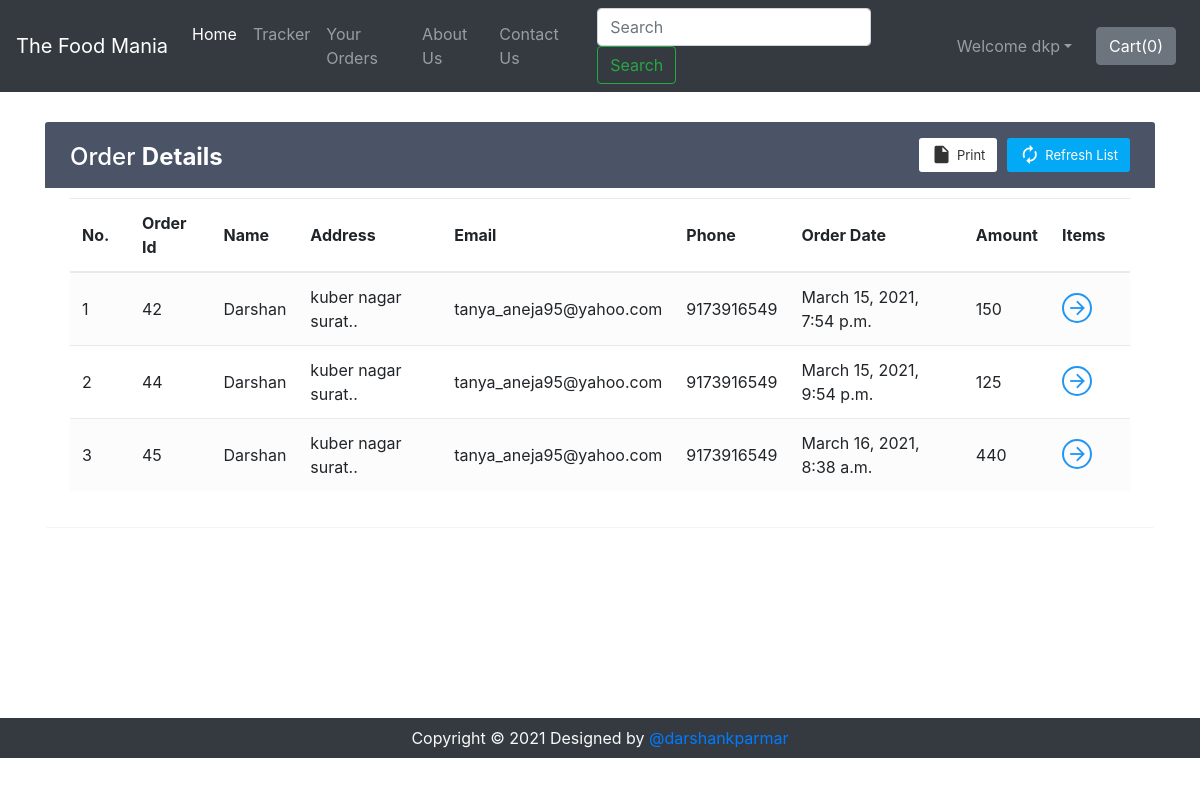
Page /shop/orderView/ (signed in) on the earlier database version.
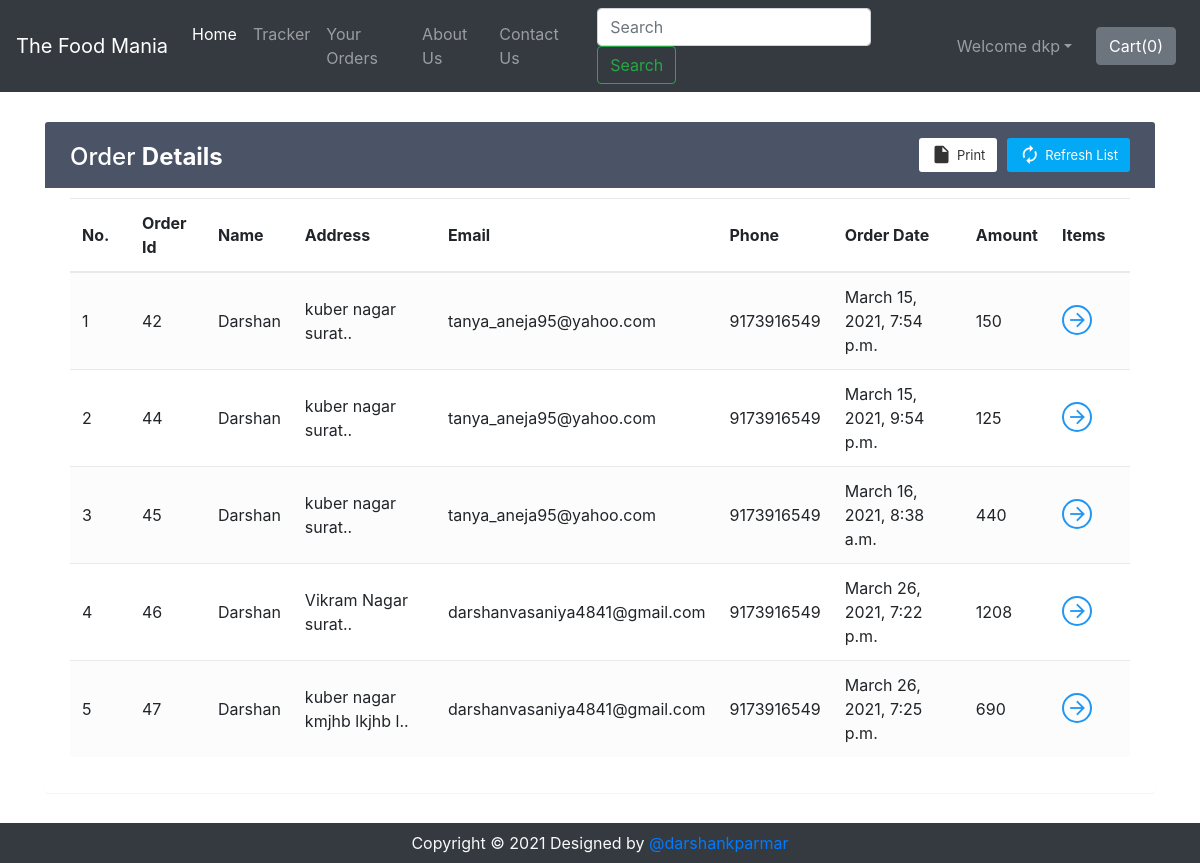
Same page on the later database version.
### shop/views.py (the view)
def orderView(request):
    if request.user.is_authenticated:
        current_user = request.user
        orderHistory = Orders.objects.filter(userId=current_user.id)
        if len(orderHistory) == 0:
            messages.info(request, "You have not ordered.")
            return render(request, 'shop/orderView.html')
        return render(request, 'shop/orderView.html', {'orderHistory': orderHistory})
    return render(request, 'shop/orderView.html')

### shop/templates/shop/orderView.html (shortened to what this page needs)
{% extends 'shop/basic.html' %}
{% block body %}
{% if user.is_authenticated %}
<div class="container" id="cont">
    <div class="table-wrapper">
        <div class="table-title">
            <div class="row">
                <div class="col-sm-4">
                    <h2>Order <b>Details</b></h2>
                </div>
                <div class="col-sm-8">
                    <a href="" class="btn btn-primary"><i class="material-icons">&#xE863;</i> <span>Refresh List</span></a>
                    <a href="#" onclick="window.print()" class="btn btn-info"><i class="material-icons">&#xE24D;</i> <span>Print</span></a>
                </div>
            </div>
        </div>
        <table class="table table-striped table-hover">
            <thead>
                <tr>
                    <th>No.</th>
                    <th>Order Id</th>
                    <th>Name</th>
                    <th>Address</th>
                    <th>Email</th>
                    <th>Phone</th>
                    <th>Order Date</th>
                    <th>Amount</th>
                    <th>Items</th>
                </tr>
            </thead>
            <tbody>
                {% for i in orderHistory %}
                <tr>
                    <td class="count"></td>
                    <td>{{i.order_id}}</td>
                    <td>{{i.name}}</td>
                    <td data-toggle="tooltip" title="{{i.address}}">{{i.address|slice:"0:25"}}..</td>
                    <td>{{i.email}}</td>
                    <td>{{i.phone}}</td>
                    <td>{{i.timestamp}}</td>
                    <td>{{i.amount}}</td>
                    <td><a href="#" id="click{{i.order_id}}" class="view" title="View Details"><i class="material-icons">&#xE5C8;</i></a></td>
                </tr>
                {% endfor %}
            </tbody>
        </table>
    </div>
</div>
{% else %}
    <div id="cont2">
        <div class="alert alert-info">
            <font style="font-size:22px"><center>You need to <strong><a class="alert-link" data-toggle="modal" data-target="#loginModal">Login</a></strong></center></font>
        </div>
    </div>
{% endif %}
{% endblock %}

### shop/templates/shop/basic.html (shortened to what this page needs)
<!doctype html>
<html lang="en">
  <head>
    <link rel="stylesheet" href="https://stackpath.bootstrapcdn.com/bootstrap/4.2.1/css/bootstrap.min.css">
    <link rel="stylesheet" href="https://stackpath.bootstrapcdn.com/bootstrap/4.3.1/css/bootstrap.min.css">
    <link rel="stylesheet" href="https://use.fontawesome.com/releases/v5.8.2/css/all.css">
  </head>
  <body>
    <nav class="navbar navbar-expand-lg navbar-dark bg-dark">
      <a class="navbar-brand" href="/shop">The Food Mania</a>
      <div class="collapse navbar-collapse" id="navbarSupportedContent">
        <ul class="navbar-nav mr-auto">
          <li class="nav-item active">
            <a class="nav-link" href="/shop">Home <span class="sr-only">(current)</span></a>
          </li>
          <li class="nav-item">
            <a class="nav-link" href="/shop/tracker">Tracker</a>
          </li>
          <li class="nav-item">
            <a class="nav-link" href="/shop/orderView/">Your Orders</a>
          </li>
          <li class="nav-item">
            <a class="nav-link" href="/shop/about">About Us</a>
          </li>
          <li class="nav-item">
            <a class="nav-link" href="/shop/contact">Contact Us</a>
          </li>
        </ul>
        <form method="get" action="/shop/search" class="form-inline my-2 my-lg-0 mx-3">
          <input class="form-control mr-sm-2" type="search" name="search" id="search" placeholder="Search" aria-label="Search" required>
          <button class="btn btn-outline-success my-2 my-sm-0" type="submit">Search</button>
        </form>
        {% if user.is_authenticated %}
        <ul class="navbar-nav mr-2">
          <li class="nav-item dropdown">
            <a class="nav-link dropdown-toggle" href='#' id="navbarDropdown" role="button" data-toggle="dropdown"> Welcome {{request.user}}</a>
          </li>
        </ul>
        {% else %}
        <button type="button" class="btn btn-success mx-2" data-toggle="modal" data-target="#loginModal">Login</button>
        <button type="button" class="btn btn-success mx-2" data-toggle="modal" data-target="#signupModal">SignUp</button>
        {% endif %}
        <button type="button" class="btn btn-secondary mx-2" id="popcart" data-container="body" data-html="true" data-toggle="popover" title="MyCart" data-placement="bottom" data-content="Bottom popover">
          Cart(<span id="cart">0</span>)
        </button>
      </div>
    </nav>
    {% block body %} {% endblock %}
    <div class="footer container-fluid bg-dark text-light">
        <p class="text-center py-2 mb-0">Copyright © 2021 Designed by <a href="https://github.com/darshankparmar" target="_blank" rel="noopener noreferrer">@darshankparmar</a></p>
    </div>
  </body>
</html>

Differences in the rows shown:
added Orders: order_id "46", name "Darshan", address "Vikram Nagar surat", email "darshanvasaniya4841@gmail.com", phone "9173916549", timestamp "March 26, 2021, 7:22 p.m.", amount "1208"
added Orders: order_id "47", name "Darshan", address "kuber nagar kmjhb lkjhb l", email "darshanvasaniya4841@gmail.com", phone "9173916549", timestamp "March 26, 2021, 7:25 p.m.", amount "690"
